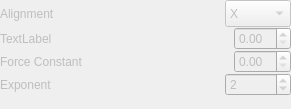
                 <widget class="QWidget" name="cylAdvancedPage_2">
                  <property name="enabled">
                   <bool>false</bool>
                  </property>
                  <layout class="QHBoxLayout" name="horizontalLayout_119">
                   <property name="spacing">
                    <number>0</number>
                   </property>
                   <property name="leftMargin">
                    <number>0</number>
                   </property>
                   <property name="topMargin">
                    <number>0</number>
                   </property>
                   <property name="rightMargin">
                    <number>0</number>
                   </property>
                   <property name="bottomMargin">
                    <number>0</number>
                   </property>
                   <item>
                    <layout class="QVBoxLayout" name="verticalLayout_52">
                     <item>
                      <layout class="QHBoxLayout" name="horizontalLayout_120">
                       <item>
                        <widget class="QLabel" name="cylAlignLabel_2">
                         <property name="enabled">
                          <bool>false</bool>
                         </property>
                         <property name="font">
                          <font>
                           <italic>false</italic>
                          </font>
                         </property>
                         <property name="text">
                          <string>Alignment</string>
                         </property>
                        </widget>
                       </item>
                       <item>
                        <widget class="QComboBox" name="cylComboBox_2">
                         <property name="enabled">
                          <bool>false</bool>
                         </property>
                         <property name="sizePolicy">
                          <sizepolicy hsizetype="Fixed" vsizetype="Fixed">
                           <horstretch>0</horstretch>
                           <verstretch>0</verstretch>
                          </sizepolicy>
                         </property>
                         <property name="minimumSize">
                          <size>
                           <width>66</width>
                           <height>27</height>
                          </size>
                         </property>
                         <property name="font">
                          <font>
                           <italic>false</italic>
                          </font>
                         </property>
                         <item>
                          <property name="text">
                           <string>X</string>
                          </property>
                         </item>
                         <item>
                          <property name="text">
                           <string>Y</string>
                          </property>
                         </item>
                         <item>
                          <property name="text">
                           <string>Z</string>
                          </property>
                         </item>
                        </widget>
                       </item>
                      </layout>
                     </item>
                     <item>
                      <layout class="QHBoxLayout" name="horizontalLayout_121">
                       <item>
                        <widget class="QLabel" name="label_35">
                         <property name="enabled">
                          <bool>false</bool>
                         </property>
                         <property name="font">
                          <font>
                           <italic>false</italic>
                          </font>
                         </property>
                         <property name="text">
                          <string>TextLabel</string>
                         </property>
                        </widget>
                       </item>
                       <item>
                        <widget class="QDoubleSpinBox" name="doubleSpinBox_23">
                         <property name="enabled">
                          <bool>false</bool>
                         </property>
                         <property name="sizePolicy">
                          <sizepolicy hsizetype="Fixed" vsizetype="Fixed">
                           <horstretch>0</horstretch>
                           <verstretch>0</verstretch>
                          </sizepolicy>
                         </property>
                         <property name="font">
                          <font>
                           <italic>false</italic>
                          </font>
                         </property>
                        </widget>
                       </item>
                      </layout>
                     </item>
                     <item>
                      <layout class="QHBoxLayout" name="horizontalLayout_122">
                       <item>
                        <widget class="QLabel" name="cylConstantLabel_2">
                         <property name="enabled">
                          <bool>false</bool>
                         </property>
                         <property name="font">
                          <font>
                           <italic>false</italic>
                          </font>
                         </property>
                         <property name="text">
                          <string>Force Constant </string>
                         </property>
                        </widget>
                       </item>
                       <item>
                        <widget class="QDoubleSpinBox" name="cylConstantDSpinner_2">
                         <property name="enabled">
                          <bool>false</bool>
                         </property>
                         <property name="sizePolicy">
                          <sizepolicy hsizetype="Fixed" vsizetype="Fixed">
                           <horstretch>0</horstretch>
                           <verstretch>0</verstretch>
                          </sizepolicy>
                         </property>
                         <property name="font">
                          <font>
                           <italic>false</italic>
                          </font>
                         </property>
                        </widget>
                       </item>
                      </layout>
                     </item>
                     <item>
                      <layout class="QHBoxLayout" name="horizontalLayout_123">
                       <item>
                        <widget class="QLabel" name="cylExpLabel_2">
                         <property name="enabled">
                          <bool>false</bool>
                         </property>
                         <property name="font">
                          <font>
                           <italic>false</italic>
                          </font>
                         </property>
                         <property name="text">
                          <string>Exponent</string>
                         </property>
                        </widget>
                       </item>
                       <item>
                        <widget class="QSpinBox" name="cylExpSpinner_2">
                         <property name="enabled">
                          <bool>false</bool>
                         </property>
                         <property name="sizePolicy">
                          <sizepolicy hsizetype="Fixed" vsizetype="Fixed">
                           <horstretch>0</horstretch>
                           <verstretch>0</verstretch>
                          </sizepolicy>
                         </property>
                         <property name="minimumSize">
                          <size>
                           <width>66</width>
                           <height>0</height>
                          </size>
                         </property>
                         <property name="font">
                          <font>
                           <italic>false</italic>
                          </font>
                         </property>
                         <property name="minimum">
                          <number>0</number>
                         </property>
                         <property name="maximum">
                          <number>10</number>
                         </property>
                         <property name="singleStep">
                          <number>2</number>
                         </property>
                         <property name="value">
                          <number>2</number>
                         </property>
                        </widget>
                       </item>
                      </layout>
                     </item>
                     <item>
                      <spacer name="verticalSpacer_16">
                       <property name="orientation">
                        <enum>Qt::Vertical</enum>
                       </property>
                       <property name="sizeHint" stdset="0">
                        <size>
                         <width>291</width>
                         <height>13</height>
                        </size>
                       </property>
                      </spacer>
                     </item>
                    </layout>
                   </item>
                  </layout>
                 </widget>
